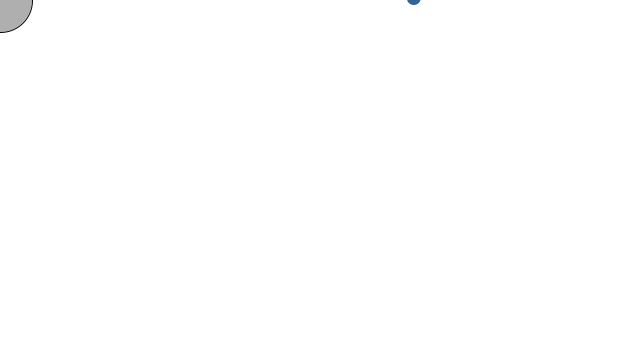
Frame 1 (no input)
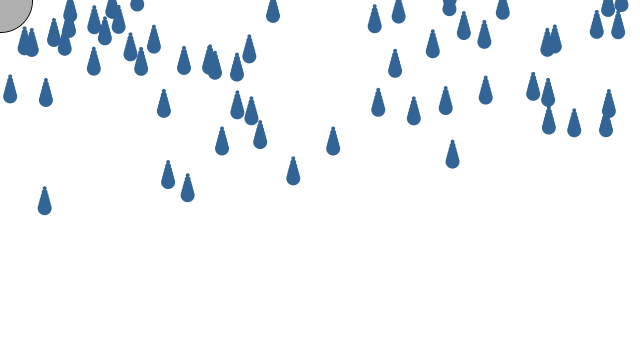
Frame 60 (the mouse pressed at the canvas centre just before this capture)
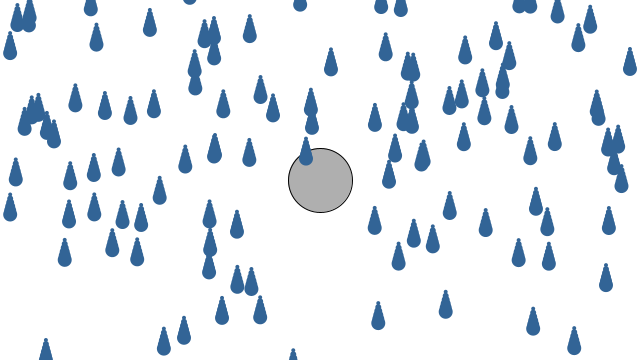
Frame 120 (the mouse held since frame 60 and released just before this capture)

The Processing sketch that drew these frames (run headless with seeded random() and noise(); from frame 60 on, the mouse is pressed at the canvas centre):

// Processing sketch: example_4b_09_all_together
// ── example_4b_09_all_together.pde
// week4b

//  Using all the objects in one sketch

Catcher catcher;    // One catcher object
Timer timer;        // One timer object
Drop[] drops;       // An array of drop objects
int totalDrops = 0; // totalDrops

void setup() {
  size(640, 360);
  catcher = new Catcher(32); // Create the catcher with a radius of 32
  drops = new Drop[1000];    // Create 1000 spots in the array
  timer = new Timer(2000);   // Create a timer that goes off every 2 seconds
  timer.start();             // Starting the timer
}

void draw() {
  background(255);

  // From Part 1. The Catcher!
  catcher.setLocation(mouseX, mouseY); // Set catcher location
  catcher.display(); // Display the catcher

  // From Part 3. The Timer!
  // Check the timer
  if (timer.isFinished()) {
    println("2 seconds have passed!");
    timer.start();
  }

  // From Part 4. The Raindrops!
  // Initialize one drop
  drops[totalDrops] = new Drop();
  // Increment totalDrops
  totalDrops++ ;

  // If we hit the end of the array
  if (totalDrops >= drops.length) {
    totalDrops = 0; // Start over
  }

  // Move and display all drops
  for (int i = 0; i < totalDrops; i ++ ) {
    drops[i].move();
    drops[i].display();
  }
}


// ── Catcher.pde
// week 4b

//  Catcher

class Catcher {
  float r;    // radius
  float x, y; // location

  Catcher(float tempR) {
    r = tempR;
    x = 0;
    y = 0;
  }

  void setLocation(float tempX, float tempY) {
    x = tempX;
    y = tempY;
  }

  void display() {
    stroke(0);
    fill(175);
    ellipse(x, y, r*2, r*2);
  }
}


// ── Drop.pde
// week4b

//  Drops one at a time

class Drop {

  float x, y;   // Variables for location of raindrop
  float speed;  // Speed of raindrop
  color c;
  float r;      // Radius of raindrop

  Drop() {
    r = 8;                   // All raindrops are the same size
    x = random(width);       // Start with a random x location
    y = -r*4;                // Start a little above the window
    speed = random(1, 5);    // Pick a random speed
    c = color(50, 100, 150); // Color
  }

  // Move the raindrop down
  void move() {
    // Increment by speed
    y += speed;
  }

  // Check if it hits the bottom
  boolean reachedBottom() {
    // If we go a little beyond the bottom
    if (y > height + r*4) { 
      return true;
    } else {
      return false;
    }
  }

  // Display the raindrop
  void display() {
    // Display the drop
    fill(c);
    noStroke();
    for (int i = 2; i < r; i++ ) {
      ellipse(x, y + i*4, i*2, i*2);
    }
  }

  // If the drop is caught
  void caught() {
    // Stop it from moving by setting speed equal to zero
    speed = 0; 
    // Set the location to somewhere way off-screen
    y = -1000;
  }
}


// ── Timer.pde
//wek4b

//  Object-oriented timer

class Timer {

  int savedTime; // When Timer started
  int totalTime; // How long Timer should last

  Timer(int tempTotalTime) {
    totalTime = tempTotalTime;
  }

  // Starting the timer
  void start() {
    // When the timer starts it stores the current time in milliseconds.
    savedTime = millis();
  }

  // The function isFinished() returns true if 5,000 ms have passed. 
  // The work of the timer is farmed out to this method.
  boolean isFinished() { 
    // Check how much time has passed
    int passedTime = millis()- savedTime;
    if (passedTime > totalTime) {
      return true;
    } else {
      return false;
    }
  }
}
